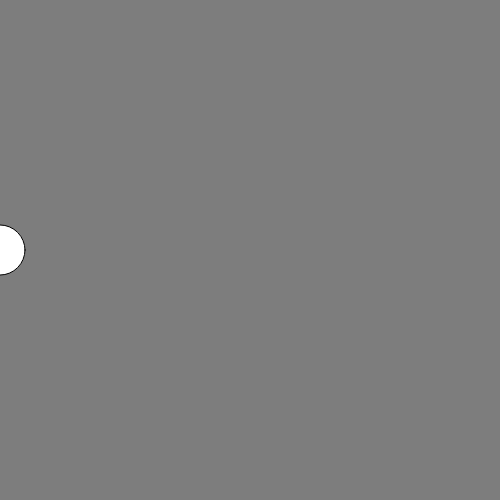
Frame 1 (no input)
Frame 60 (no input): identical to frame 1, image omitted
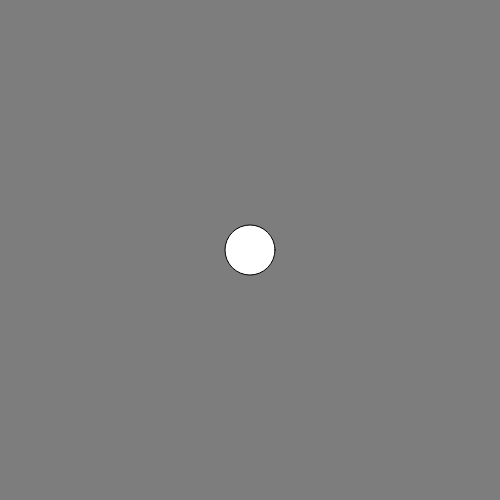
Frame 120 (the mouse pressed at the canvas centre since frame 60)

The p5.js sketch that drew these frames (run headless with seeded random() and noise() and a simulated clock; from frame 60 on, the mouse is pressed at the canvas centre):

// p5.js sketch
// ── sketch.js
let x_position = 0;

function setup() {
  createCanvas(500, 500);
}

function draw() {
  background(125);
  ellipse(mouseX, 250, 50);
}
